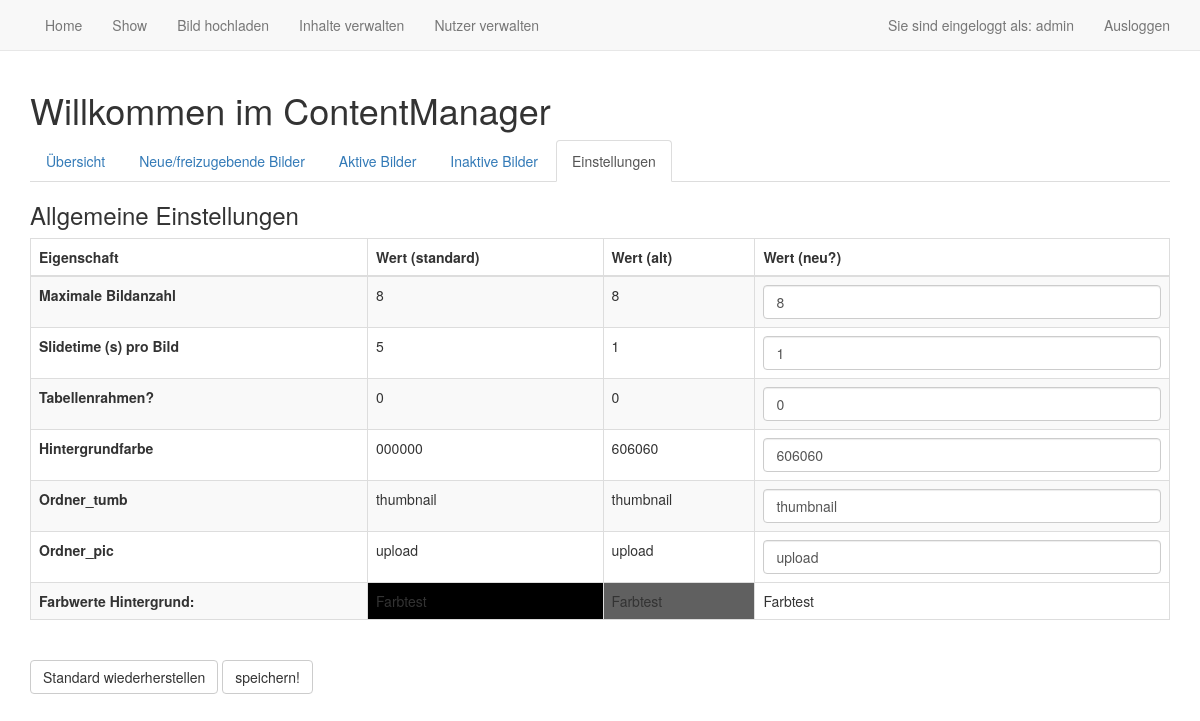
The page /cms_pref.php (signed in) on the database as committed earlier.
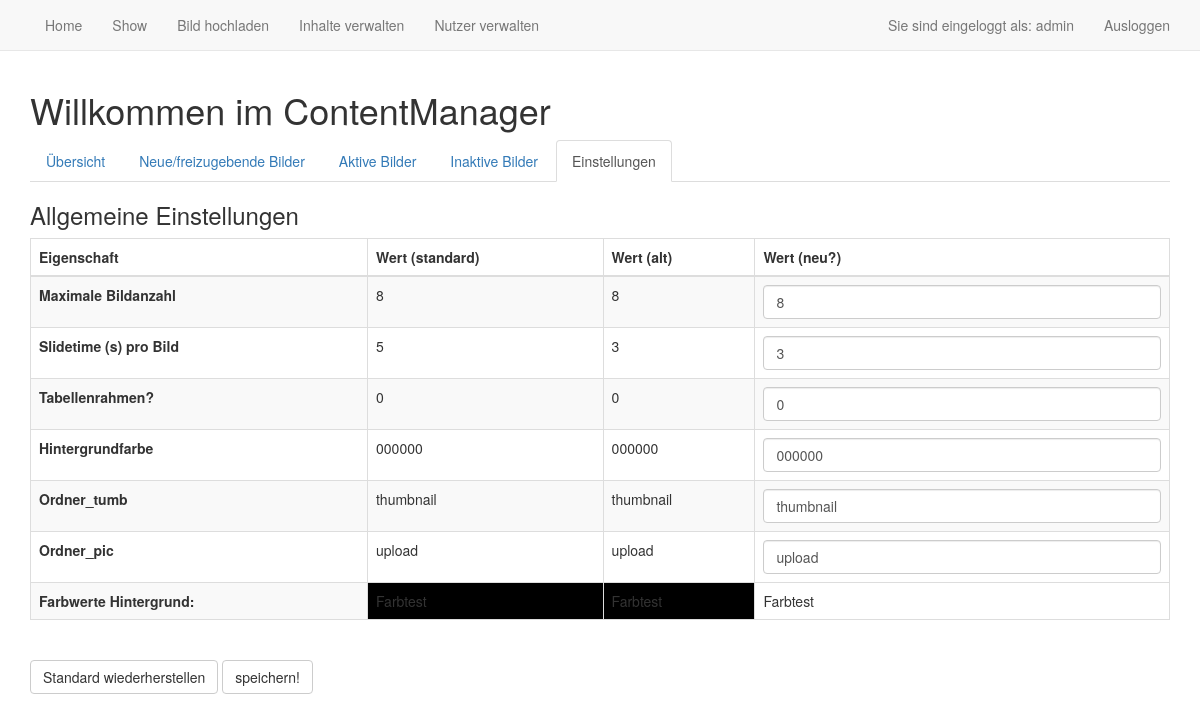
The same page on the database as committed later.
### tables this page shows
CREATE TABLE "preferences" (
	`lfdnr`	INTEGER PRIMARY KEY AUTOINCREMENT,
	`con`	TEXT NOT NULL,
	`value`	TEXT NOT NULL,
	`value_s`	TEXT NOT NULL
);

### cms_pref.php (the view, shortened to what this page needs)
<?php
include("header.php");
include("cms_links.php");
?>
<html>
<head>
  <link href="css/bootstrap.min.css" rel="stylesheet">
</head>
<body>
	<div id="cms_pref" class="container">
<?php
echo" <form action='cms_pref.php' method='post' enctype='multipart/form-data'>";
$db = new SQLite3('db/infosaeule.sqlite');
 if(!$db)die($db->lastErrorMsg());
 else{
    $results = $db->query("SELECT lfdnr,con,value,value_s from preferences");
if($results)
  {
  echo "<b><h3>Allgemeine Einstellungen</h3></b>";
  echo "<table class='table  table-striped table-bordered'>";
  echo "<thead><th>Eigenschaft</th>";
  echo "<th>Wert (standard)</th>";
  echo "<th><b>Wert (alt) </th>";
  echo "<th>Wert (neu?) </th></thead>";
  echo "<tbody>";
        while ($row = $results->fetchArray() )
         {
                 if ($row['lfdnr']=='4') $bgc=$row['value'];
                 echo "<tr><td><b>".$row['con']."</b></td>";
                 echo "<td>".$row['value_s']."</td>";
                 echo "<td>".$row['value']."</td>";
                 echo "<td><input class='form-control placeholder='.col-xs-3' type='input' value='".$row['value']."' name='".$row['lfdnr']."' ></td>";
                 echo "</tr>";
         }
         echo "<tr><td><b>Farbwerte Hintergrund:</b></td>";
         echo "<td bgcolor='000000'>Farbtest</td>";
         echo "<td bgcolor='".$bgc."'>Farbtest</td>";
         echo "<td bgcolor='ffffff'>Farbtest</td></tr>";
  echo "</tbody>";
  echo "</table>";
  }
}
?>
 <br>
 <input class="btn btn-default btn-file" type="submit" value="Standard wiederherstellen" name='standard' >
 <input class="btn btn-default btn-file" type="submit" value="speichern!" name='speichern'>
</form>
</div>
</body>
</html>

### header.php (shortened to what this page needs)
<!DOCTYPE html PUBLIC "-//W3C//DTD XHTML 1.0 Strict//EN" "http://www.w3.org/TR/xhtml1/DTD/xhtml1-strict.dtd">
<html xmlns="http://www.w3.org/1999/xhtml" xml:lang="de" lang="de">
 <head>
  	<link href="css/bootstrap.min.css" rel="stylesheet">
  	<link href="css/nav.css" rel="stylesheet">
 </head>
<html>
<body>
<div class="container">
		<nav class="navbar navbar-default navbar-fixed-top" role="navigation">
			<div class="container">
		    	<div id="navbar" class="navbar-collapse collapse">
		    		<ul class="nav navbar-nav">
		    			<li id="a_home">
		    				<a href=index.php>Home</a>
		    			</li>
		    			<li>
		    				<a href=view.php>Show</a>
		    			</li>
		    			<li id="a_upload">
		    				<a href=upload.php>Bild hochladen</a>
		    			</li>
						<?php
						if($_SESSION['rolle'] == 'admin' || $_SESSION['rolle'] == 'cm') {
							echo "<li id='a_inhalt'><a href=cms.php>Inhalte verwalten</a></li>";
						}
		    			if($_SESSION['rolle'] == 'admin') {
							echo "<li id='a_nutzer'><a href=form.php>Nutzer verwalten</a></li>";
		    			}
						?>
		    		</ul>
					<ul class="nav navbar-nav navbar-right">
		    			<li>
							<p class="navbar-text"><?php echo "Sie sind eingeloggt als: ".$_SESSION['rolle']; ?></p>
		    			</li>
		    			<li>
		    				<a href=logout.php>Ausloggen</a>
		    			</li>
		    		</ul>
				</div>
			</div>
		</nav>
	</div>
</body>
</html>

### cms_links.php (shortened to what this page needs)
<html>
<head>
  	<link href="css/bootstrap.min.css" rel="stylesheet">
</head>
<body>
<div id="inhalt" class="container">
	<h1>Willkommen im ContentManager</h1>
	<ul class="nav nav-tabs">
		<li id="cms_home" class="active"><a href=cms.php>&Uuml;bersicht</a></li>
		<li id="new"><a href=cms_neue.php>Neue/freizugebende Bilder</a></li>
		<li id="aktive"><a href=cms_aktiv.php>Aktive Bilder</a></li>
		<li id="inaktive"><a href=cms_inaktiv.php>Inaktive Bilder</a></li>
		<li id="pref"><a href=cms_pref.php>Einstellungen</a></li>
	</ul>
</div>
</body>
</html>

### css/nav.css (style rules this page uses)
.container { width: 900px; }
body { padding-top: 70px; }

Rows that differ between the two databases and show on the page:
changed preferences "Slidetime (s) pro Bild": value "1" → "3"
changed preferences "Hintergrundfarbe": value "606060" → "000000"
